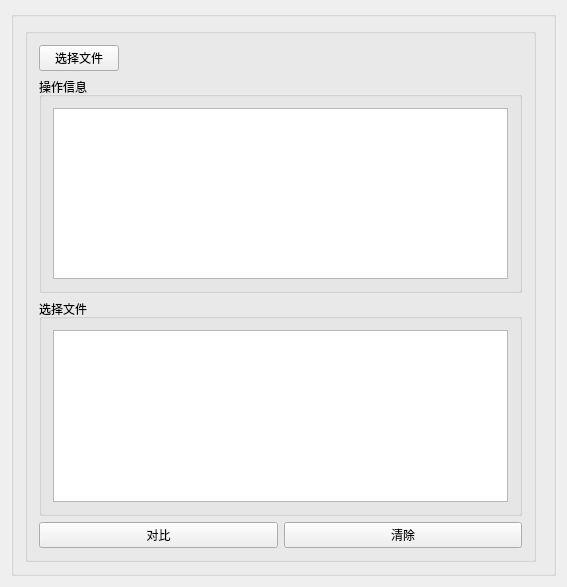
<?xml version="1.0" encoding="UTF-8"?>
<ui version="4.0">
 <class>CompareWidgets</class>
 <widget class="QWidget" name="CompareWidgets">
  <property name="geometry">
   <rect>
    <x>0</x>
    <y>0</y>
    <width>567</width>
    <height>587</height>
   </rect>
  </property>
  <property name="windowTitle">
   <string>CompareWidgets</string>
  </property>
  <layout class="QHBoxLayout" name="horizontalLayout_5">
   <item>
    <widget class="QGroupBox" name="groupBox">
     <property name="title">
      <string/>
     </property>
     <layout class="QHBoxLayout" name="horizontalLayout_6">
      <item>
       <widget class="QGroupBox" name="groupBox_2">
        <property name="title">
         <string/>
        </property>
        <layout class="QVBoxLayout" name="verticalLayout_2">
         <item>
          <layout class="QHBoxLayout" name="horizontalLayout">
           <item>
            <widget class="QPushButton" name="selectFileBtn">
             <property name="text">
              <string>选择文件</string>
             </property>
            </widget>
           </item>
           <item>
            <spacer name="horizontalSpacer">
             <property name="orientation">
              <enum>Qt::Horizontal</enum>
             </property>
             <property name="sizeHint" stdset="0">
              <size>
               <width>40</width>
               <height>20</height>
              </size>
             </property>
            </spacer>
           </item>
          </layout>
         </item>
         <item>
          <layout class="QVBoxLayout" name="verticalLayout">
           <item>
            <widget class="QGroupBox" name="groupBox_3">
             <property name="title">
              <string>操作信息</string>
             </property>
             <layout class="QHBoxLayout" name="horizontalLayout_2">
              <item>
               <widget class="QTextBrowser" name="selectedFile"/>
              </item>
             </layout>
            </widget>
           </item>
           <item>
            <widget class="QGroupBox" name="groupBox_4">
             <property name="title">
              <string>选择文件</string>
             </property>
             <layout class="QHBoxLayout" name="horizontalLayout_3">
              <item>
               <widget class="QListWidget" name="selectedList"/>
              </item>
             </layout>
            </widget>
           </item>
           <item>
            <layout class="QHBoxLayout" name="horizontalLayout_4">
             <item>
              <widget class="QPushButton" name="compareBtn">
               <property name="text">
                <string>对比</string>
               </property>
              </widget>
             </item>
             <item>
              <widget class="QPushButton" name="eraserAll_btn">
               <property name="text">
                <string>清除</string>
               </property>
              </widget>
             </item>
            </layout>
           </item>
          </layout>
         </item>
        </layout>
       </widget>
      </item>
      <item>
       <widget class="QwtPlot" name="signalCompare"/>
      </item>
     </layout>
    </widget>
   </item>
  </layout>
 </widget>
 <layoutdefault spacing="6" margin="11"/>
 <customwidgets>
  <customwidget>
   <class>QwtPlot</class>
   <extends>QFrame</extends>
   <header>qwt_plot.h</header>
  </customwidget>
 </customwidgets>
 <resources/>
 <connections/>
</ui>
